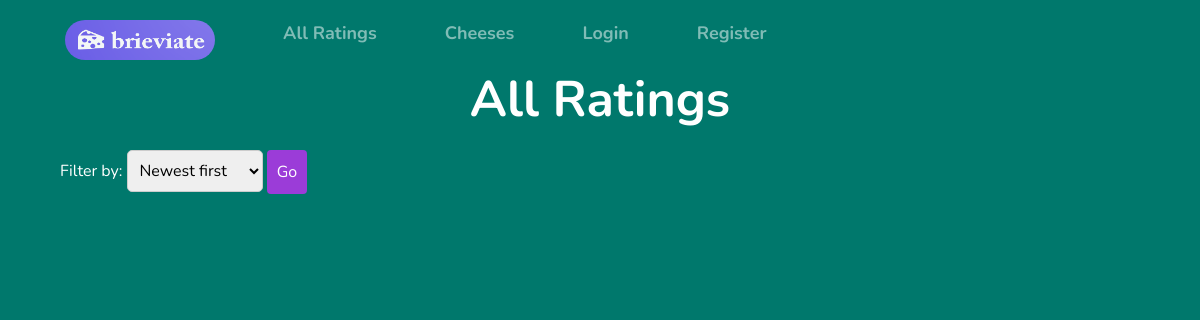
The app's page /all_ratings, older data.
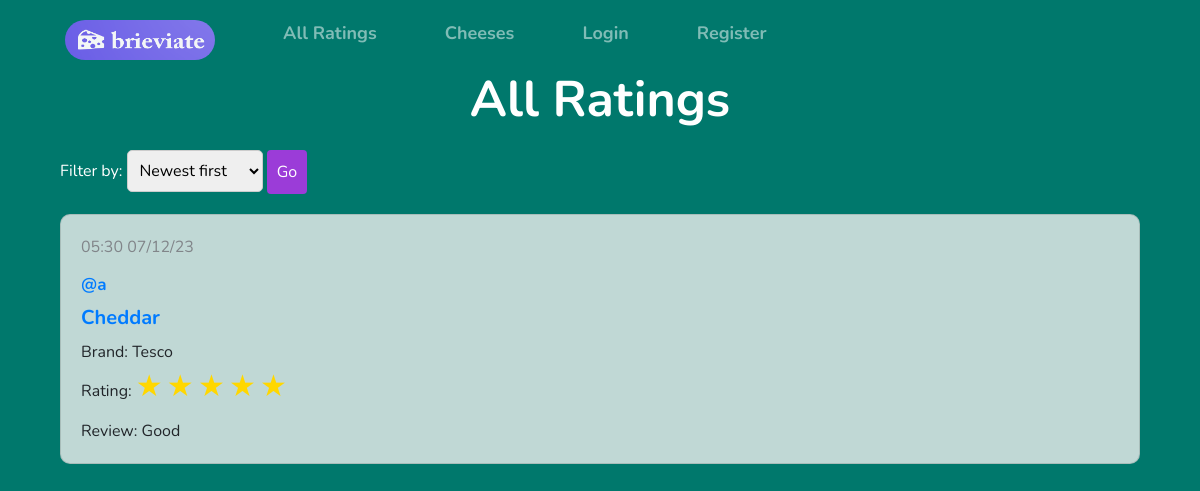
The same page, newer data.
### app/models.py (models this page shows, shortened)
class Cheese(db.Model):
    id = db.Column(db.Integer, primary_key=True)
    name = db.Column(db.String(64), index=True, unique=False)

class Review(db.Model):
    id = db.Column(db.Integer, primary_key=True)
    cheese_id = db.Column(db.Integer, db.ForeignKey('cheese.id'))
    user_id = db.Column(db.Integer, db.ForeignKey('user.id'))
    date = db.Column(db.DateTime, index=True)
    brand = db.Column(db.String(50))
    review = db.Column(db.String(500))
    rating = db.Column(db.Integer)
    likes = db.Column(db.Integer, default=0)

### app/ratings.py (the view)
@ratings.route('/all_ratings')
def all_ratings():
    review_filter_form=ReviewFilterForm()
    reviews_original=[]
    if request.method == 'GET' and 'submit' in request.args:
        selected_option = request.args.get('filter_option')
        review_filter_form.filter_option.default = selected_option
        review_filter_form.process()
    else:
        selected_option = 'newest-first'
    if selected_option == 'newest-first':
        reviews_original = Review.query.order_by(Review.date.desc()).all()
    elif selected_option == 'oldest-first':
        reviews_original = Review.query.order_by(Review.date.asc()).all()
    elif selected_option == 'highest-rated':
        reviews_original = Review.query.order_by(Review.rating.desc()).all()
    elif selected_option == 'lowest-rated':
        reviews_original = Review.query.order_by(Review.rating.asc()).all()
    elif selected_option == 'most-liked':
        reviews_original = Review.query.order_by(Review.likes.desc()).all()
    reviews=[]
    for entry in reviews_original:
        review={}
        review['id']=entry.id
        review['date']=entry.date.strftime("%H:%M %d/%m/%y")
        review['cheese']=Cheese.query.filter_by(id=entry.cheese_id).first().name
        review['user']=User.query.filter_by(id=entry.user_id).first().username
        review['brand']=entry.brand
        review['rating']=entry.rating
        review['review']=entry.review
        review['likes']=entry.likes
        reviews.append(review)
    return render_template('all_ratings.html', reviews=reviews, review_filter_form=review_filter_form, title='All Ratings')

### app/forms.py
class ReviewFilterForm(FlaskForm):
    filter_option = SelectField('Filter by: ', choices=[('newest-first', 'Newest first'), ('oldest-first', 'Oldest first'), ('highest-rated', 'Highest rated'), ('lowest-rated', 'Lowest rated'), ('most-liked', 'Most liked')], default='newest-first')
    submit = SubmitField('Go')

### app/__init__.py (called while the page is built)
@app.before_request
def initial_setup():
    filename = app.static_folder + '/cheeses.txt'
    get_cheeses(filename)

### app/get_cheeses.py (called while the page is built)
def get_cheeses(filename):
    with open(filename, 'r') as file:
        cheeses = file.readlines()
        for cheese_name in cheeses:
            cheese_name = cheese_name.strip()
            existing_cheese = Cheese.query.filter_by(name=cheese_name).first()
            if not existing_cheese:
                cheese = Cheese(name=cheese_name)
                db.session.add(cheese)
        db.session.commit()

### app/templates/all_ratings.html (shortened to what this page needs)
{% extends "base.html" %}
{% block content %}
<div class="container">
    <h1 class="page-title">All Ratings</h1>
    <div class="container-fluid">
        <div class="row">
            <div class="col-12">
                <form class="filter-select" method="GET" action="{{ url_for('ratings.all_ratings') }}">
                    {{ review_filter_form.filter_option.label (style="color:#ffffff") }} {{ review_filter_form.filter_option }}
                    {{ review_filter_form.submit (class="btn btn-success go-button") }}
                </form>
            </div>
        </div>
        <div class="row">
            <div class="col-12">
                {% for review in reviews %}
                <div class="card">
                    <div class="card-body">
                        <p class="card-text-datetime">{{ review.date }}</p>
                        <h5 class="card-text-username"><a href="{{ url_for ('ratings.user_ratings', username=review.user) }}">@{{ review.user }}</a></h5>
                        <h6 class="card-text-cheese"><a href="{{ url_for ('cheeses.cheese_profile', cheese=review.cheese.lower().replace(' ', '-')) }}">{{ review.cheese }}</a></h6>
                        <p class="card-text-brand">Brand: {{ review.brand }}</p>
                        <p class="card-text">Rating:
                            {% for i in range(review.rating) %}
                            <span class="review-stars">&#9733;</span>
                            {% endfor %}
                        <p class="card-text">Review: {{ review.review }}</p>
                    </div>
                </div>
                {% endfor %}
            </div>
        </div>
    </div>
</div>
{% endblock %}

Row changes from the older to the newer data that the page shows:
now on this page (row unchanged): Cheese: cheese "Cheddar"
added Review: brand "Tesco", review "Good"
Text that changed along with them:
new list line: "05:30 07/12/23 @ a Brand: Rating: Review:"
